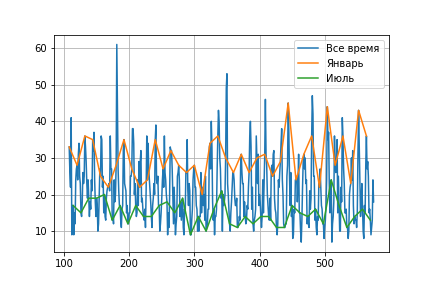

Write Python code to recreate this figure.
from scipy.io import netcdf
import matplotlib.pyplot as plt
import numpy as np
import json

sochi_lat = 43
sochi_lon = 39
with netcdf.netcdf_file('MSR-2.nc', mmap=False) as f:
    variables = f.variables
file_lat = np.searchsorted(variables['latitude'].data, sochi_lat) 
file_lon = np.searchsorted(variables['longitude'].data, sochi_lon) 
data_all = variables['Average_O3_std'][:, file_lat, file_lon][:]
data_jan = variables['Average_O3_std'][:, file_lat, file_lon][::12] 
data_jul = variables['Average_O3_std'][:, file_lat, file_lon][6::12] 
time_all = variables['time'][:]
time_jan = variables['time'][::12] 
time_jul = variables['time'][6::12] 
plt.plot(time_all, data_all, label = 'Все время') 
plt.plot(time_jan, data_jan, label = 'Январь') 
plt.plot(time_jul, data_jul, label = 'Июль') 
plt.legend() 
plt.grid() 
plt.savefig('ozon.png')
j = {
  "city": "Sochi",
  "coordinates": [sochi_lat, sochi_lon],
  "jan": {
    "min": float(np.min(data_jan)),
    "max": float(np.max(data_jan)),
    "mean": float(np.mean(data_jan))
  },
  "jul": {
    "min": float(np.min(data_jul)),
    "max": float(np.max(data_jul)),
    "mean": float(np.mean(data_jul))
  },
  "all": {
    "min": float(np.min(data_all)),
    "max": float(np.max(data_all)),
    "mean": float(np.mean(data_all))
  }
}

with open('ozon.json', 'w') as f:
    json.dump(j, f)
    
with open('ozon.json', 'r') as f:
    print(f.read())